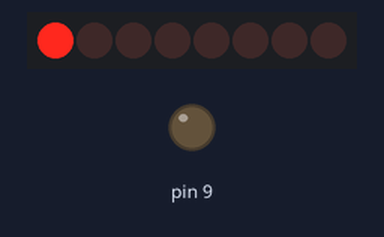
Simulated run of this sketch. Board: Arduino Uno, built with avr-gcc and run on an emulated ATmega328P. Parts: 8 shift-register outputs drawn as a row of LEDs (first output left, lit = HIGH), output pins drawn as LEDs (lit = HIGH). Wiring (inferred from the names in the program): shift register (74HC595): data pin 8; shift clock pin 10; latch pin 7; OE pin 6. Wiring (inferred from the signals the program sends): row of LEDs: on Q0, Q1, Q2, Q3, Q4, Q5, Q6, Q7. Pins used as bus, display or sensor lines are not drawn.

Above: at 0.1 s.
At 2.6 s:
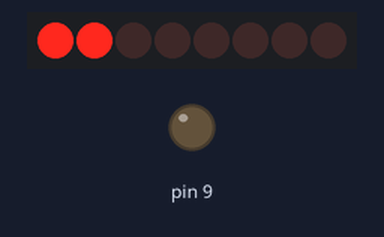
At 7.7 s:
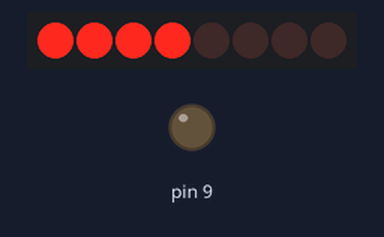
At 15.4 s:
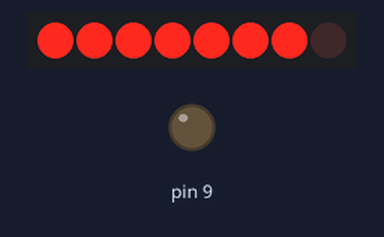
At 25.6 s:
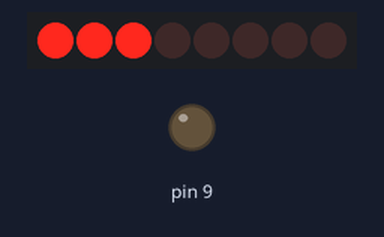
At 38.3 s:
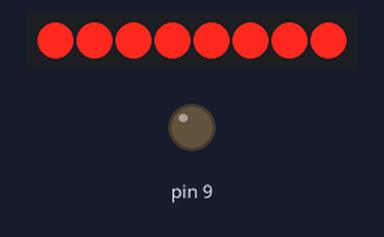
Timing chart, 0 to 40.0 s (numbered marks = the images above):
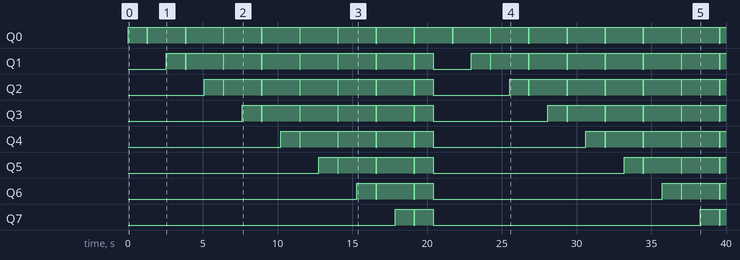

Measured:
- by itself, Q0: repeats every 2.6 s: LOW 0.06 s, HIGH 2.5 s
- by itself, Q7: goes HIGH 1.3 s, LOW 0.06 s, HIGH 1.2 s, LOW 17.9 s, HIGH 1.3 s, LOW 0.06 s, then HIGH

The sketch:

BreathingAnimation.ino
```cpp
//Project:
//Author: Josh Dolgin
//Date: YY/MM/DD
//Status:
#define clk 10
#define data 8
#define latch 7
#define OE 6
#define SPEED 5
uint8_t delta = 1;
uint8_t value [] = { 0x01, 0x03, 0x07, 0x0F, 0x1F, 0x3F, 0x7F, 0xFF};
uint8_t animation = 0;
uint8_t brightness = 1;

void setup() {
  for (uint8_t i = clk; i > OE; i--) {
    pinMode(i, OUTPUT);
  }
  changeAnimation();
}

void changeAnimation() {
  digitalWrite(latch, LOW);
  shiftOut(data, clk, MSBFIRST, value[animation]);
  digitalWrite(latch, HIGH);
}

void loop() {
  delay(SPEED);
  analogWrite(OE, brightness);
  brightness = brightness + delta;
  if (brightness == 255 || brightness == 0)
  {
    delta = -delta;
  }
  if (brightness == 0) {
    animation == 7 ? animation = 0 : animation++;
    changeAnimation();
    brightness++;
  }
}
```
